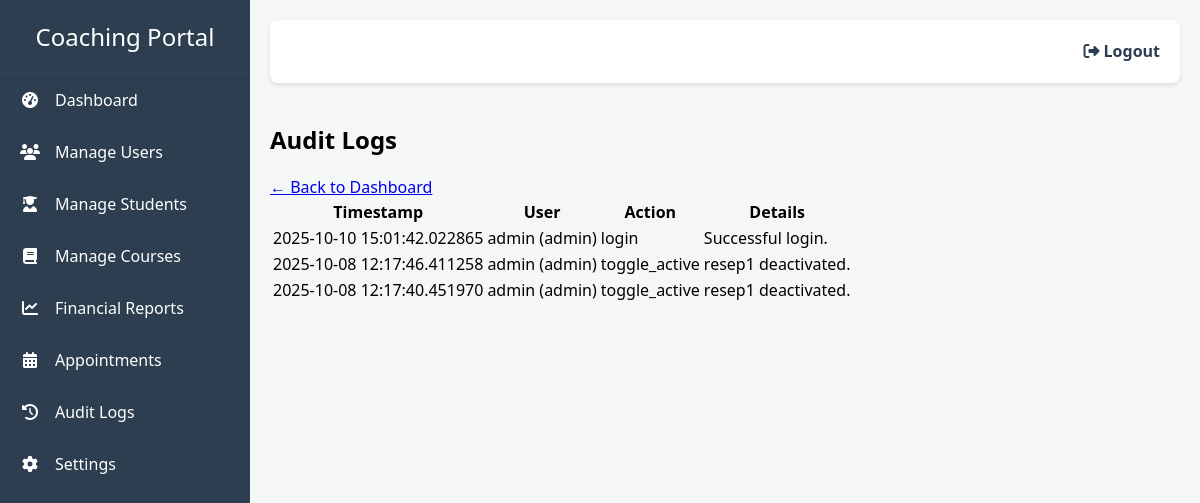
The app's page /admin_portal/audit_logs (signed in), older data.
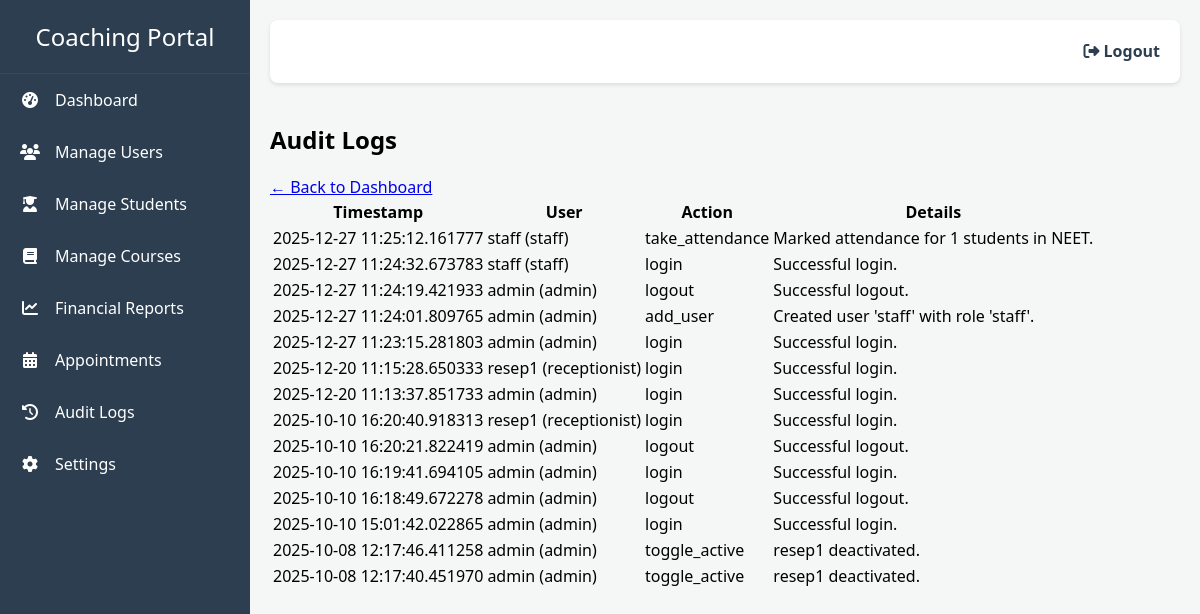
The same page, newer data.
### models.py (models this page shows, shortened)
class AuditLog(db.Model):
    id = db.Column(db.Integer, primary_key=True)
    user_id = db.Column(db.Integer, db.ForeignKey('user.id'), nullable=False)
    action = db.Column(db.String(200), nullable=False)
    details = db.Column(db.String(500), nullable=True)
    timestamp = db.Column(db.DateTime, nullable=False, default=datetime.utcnow)
    user = db.relationship('User', backref='audit_logs')

class User(db.Model, UserMixin):
    id = db.Column(db.Integer, primary_key=True)
    username = db.Column(db.String(20), unique=True, nullable=False)
    password_hash = db.Column(db.String(60), nullable=False)
    role = db.Column(db.String(20), nullable=False)
    is_active = db.Column(db.Boolean, nullable=False, default=True)
    staff_profile = db.relationship('Staff', backref='user', uselist=False)
    receptionist_profile = db.relationship('Receptionist', backref='user', uselist=False)
    def is_active(self):
        return self.is_active

### app.py (the view)
@app.route('/admin_portal/audit_logs')
@login_required
def audit_logs():
    if current_user.role != 'admin':
        return redirect(url_for('login'))
    logs = AuditLog.query.order_by(AuditLog.timestamp.desc()).limit(100).all()
    return render_template('audit_logs.html', logs=logs)

### app.py (called while the page is built)
@login_manager.user_loader
def load_user(user_id):
    return db.session.get(User, int(user_id))

### templates/audit_logs.html (shortened to what this page needs)
{% extends "base.html" %}
{% block content %}
<div class="max-w-6xl mx-auto px-4 py-6">
    <div class="bg-white shadow-lg rounded-2xl p-6">
        <h2 class="text-2xl font-bold text-gray-800 mb-4">Audit Logs</h2>
        <a href="{{ url_for('admin_portal') }}" class="text-blue-600 hover:underline mb-4 inline-block">← Back to Dashboard</a>
        <div class="mt-4 overflow-x-auto">
            {% if logs %}
            <table class="min-w-full border border-gray-200 rounded-lg overflow-hidden">
                <thead class="bg-gray-100 text-gray-700 text-sm">
                    <tr>
                        <th class="px-4 py-2 text-left">Timestamp</th>
                        <th class="px-4 py-2 text-left">User</th>
                        <th class="px-4 py-2 text-left">Action</th>
                        <th class="px-4 py-2 text-left">Details</th>
                    </tr>
                </thead>
                <tbody class="divide-y divide-gray-200 text-sm">
                    {% for log in logs %}
                    <tr class="hover:bg-gray-50 transition">
                        <td class="px-4 py-2">{{ log.timestamp }}</td>
                        <td class="px-4 py-2">{{ log.user.username }} ({{ log.user.role }})</td>
                        <td class="px-4 py-2">{{ log.action }}</td>
                        <td class="px-4 py-2">{{ log.details }}</td>
                    </tr>
                    {% endfor %}
                </tbody>
            </table>
            {% else %}
            <p class="text-gray-500 italic">No audit logs found.</p>
            {% endif %}
        </div>
    </div>
</div>
{% endblock %}

### templates/base.html (shortened to what this page needs)
<!DOCTYPE html>
<html lang="en">
<head>
    <link rel="stylesheet" href="https://cdnjs.cloudflare.com/ajax/libs/font-awesome/6.4.0/css/all.min.css">
</head>
<body>
    <div class="sidebar">
        <div class="sidebar-header">
            Coaching Portal
        </div>
        <ul class="sidebar-nav">
            <li><a href="{{ url_for('admin_portal') }}"><i class="fas fa-tachometer-alt"></i> Dashboard</a></li>
            <li><a href="{{ url_for('manage_users') }}"><i class="fas fa-users"></i> Manage Users</a></li>
            <li><a href="{{ url_for('manage_students') }}"><i class="fas fa-user-graduate"></i> Manage Students</a></li>
            <li><a href="{{ url_for('view_courses') }}"><i class="fas fa-book"></i> Manage Courses</a></li>
            <li><a href="{{ url_for('financial_reports') }}"><i class="fas fa-chart-line"></i> Financial Reports</a></li>
            <li><a href="{{ url_for('manage_appointments') }}"><i class="fas fa-calendar-alt"></i> Appointments</a></li>
            <li><a href="{{ url_for('audit_logs') }}"><i class="fas fa-history"></i> Audit Logs</a></li>
            <li><a href="{{ url_for('institutional_settings') }}"><i class="fas fa-cog"></i> Settings</a></li>
        </ul>
    </div>
    <div class="main-content">
        <div class="header">
            <a href="{{ url_for('logout') }}" class="logout-btn"><i class="fas fa-sign-out-alt"></i> Logout</a>
        </div>
        <div class="content-body" style="padding-top: 20px;">
            {% block content %}{% endblock %}
        </div>
    </div>
</body>
</html>

### templates/base.html (style rules this page uses)
body { font-family: 'Segoe UI', Tahoma, Geneva, Verdana, sans-serif; margin: 0; background-color: #f4f7f6; display: flex; }
.sidebar { width: 250px; background: #2c3e50; color: white; height: 100vh; position: fixed; display: flex; flex-direction: column; }
.sidebar-header { padding: 20px; font-size: 24px; text-align: center; border-bottom: 1px solid #34495e; }
.sidebar-nav { list-style: none; padding: 0; margin: 0; }
.sidebar-nav a { display: flex; align-items: center; color: white; padding: 15px 20px; text-decoration: none; transition: background 0.3s; }
.sidebar-nav i { margin-right: 15px; width: 20px; text-align: center; }
.main-content { margin-left: 250px; padding: 20px; width: calc(100% - 250px); }
.header { display: flex; justify-content: space-between; align-items: center; background: white; padding: 10px 20px; border-radius: 8px; box-shadow: 0 2px 4px rgba(0,0,0,0.1); }
.logout-btn { color: #2c3e50; text-decoration: none; font-weight: bold; }

Row changes from the older to the newer data that the page shows:
added AuditLog: timestamp "2025-12-27 11:25:12.161777", user.username "staff", user.role "staff", action "take_attendance", details "Marked attendance for 1 students in NEET."
added AuditLog: timestamp "2025-12-27 11:24:32.673783", user.username "staff", user.role "staff", action "login", details "Successful login."
added AuditLog: timestamp "2025-12-27 11:24:19.421933", user.username "admin", user.role "admin", action "logout", details "Successful logout."
added AuditLog: timestamp "2025-12-27 11:24:01.809765", user.username "admin", user.role "admin", action "add_user", details "Created user 'staff' with role 'staff'."
added AuditLog: timestamp "2025-12-27 11:23:15.281803", user.username "admin", user.role "admin", action "login", details "Successful login."
added AuditLog: timestamp "2025-12-20 11:15:28.650333", user.username "resep1", user.role "receptionist", action "login", details "Successful login."
added AuditLog: timestamp "2025-12-20 11:13:37.851733", user.username "admin", user.role "admin", action "login", details "Successful login."
added AuditLog: timestamp "2025-10-10 16:20:40.918313", user.username "resep1", user.role "receptionist", action "login", details "Successful login."
added AuditLog: timestamp "2025-10-10 16:20:21.822419", user.username "admin", user.role "admin", action "logout", details "Successful logout."
added AuditLog: timestamp "2025-10-10 16:19:41.694105", user.username "admin", user.role "admin", action "login", details "Successful login."
added AuditLog: timestamp "2025-10-10 16:18:49.672278", user.username "admin", user.role "admin", action "logout", details "Successful logout."
